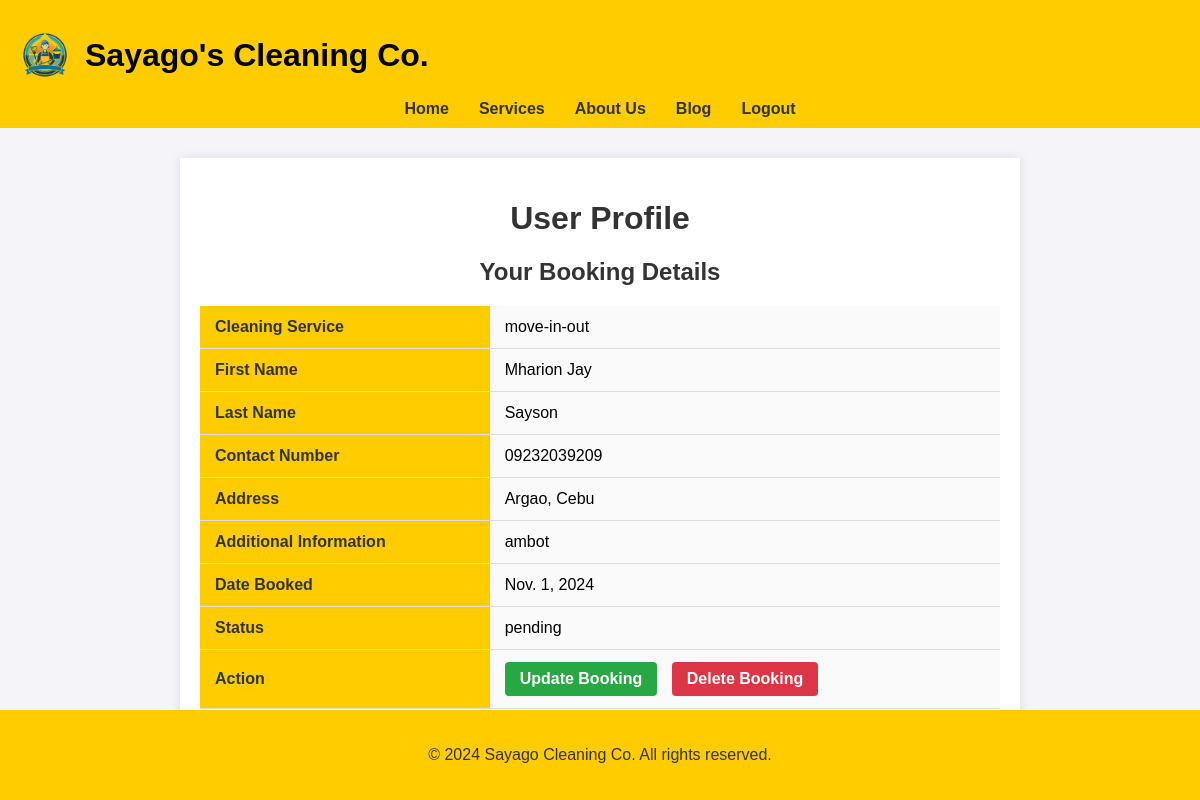
/profile/ (signed in), run on an earlier commit of the app's database.
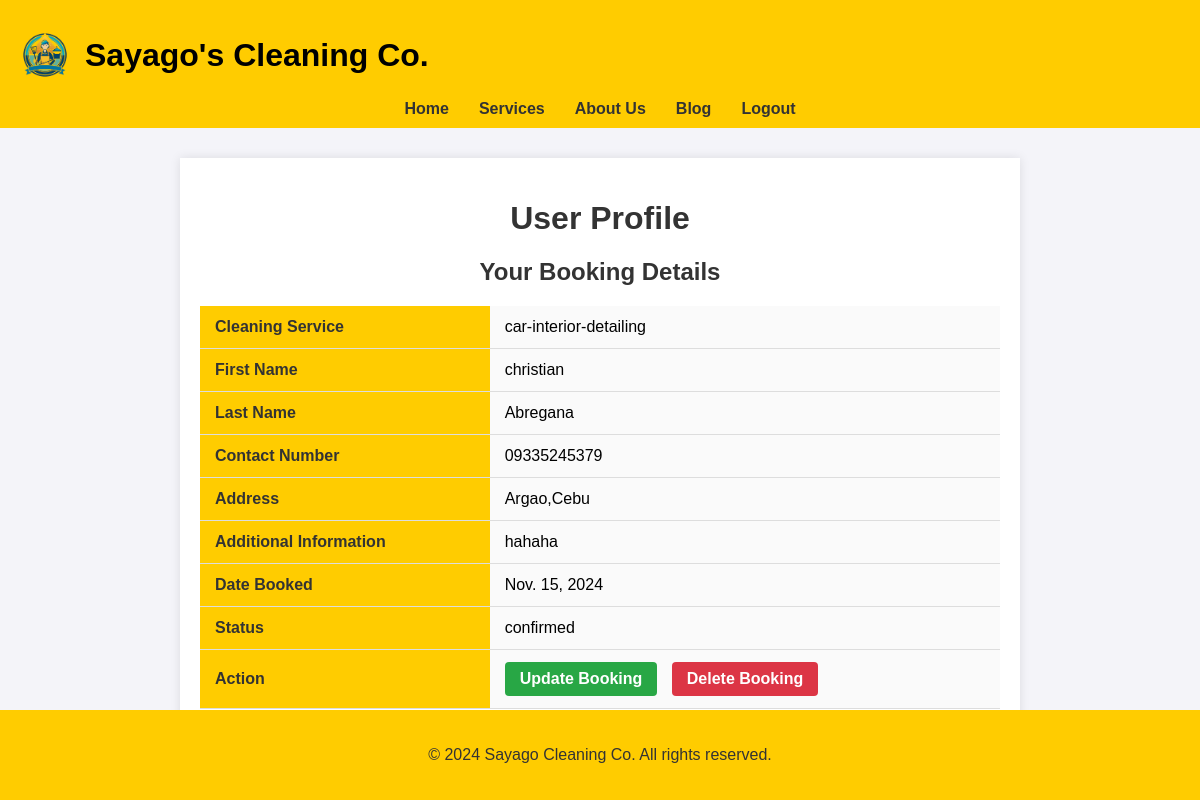
And on a later commit of the database.
### cleaning/models.py (models this page shows, shortened)
class Booking(models.Model):
    booking_id = models.AutoField(primary_key=True, editable=False)
    CLEANING_CHOICES = [
    ('residential', 'Residential Cleaning'),
    ('commercial', 'Commercial Cleaning'),
    ('deep-cleaning', 'Deep Cleaning'),
    ('move-in-out', 'Move-in/Move-out Cleaning'),
    ('carpet-cleaning', 'Carpet Cleaning'),
    ('upholstery-cleaning', 'Upholstery Cleaning'),
    ('window-cleaning', 'Window Cleaning'),
    ('eco-friendly', 'Eco-friendly Green Cleaning'),
    ('anti-bacterial-mist', 'Anti-Bacterial Mist Treatment'),
    ('car-interior-detailing', 'Car Interior Detailing'),
    ('deep-dry-cleaning', 'Deep Dry Cleaning'),
    ('deep-home-cleaning', 'Deep Home Cleaning'),
    ('deep-upholstery-shampooing', 'Deep Upholstery Shampooing'),
    ('steam-sterilization', 'Superior Steam Sterilization'),
]
    PENDING = 'pending'
    CONFIRMED = 'confirmed'
    DENIED = 'denied'
    COMPLETED = 'completed'
    STATUS_CHOICES = [
        (CONFIRMED, 'Confirmed'),
        (PENDING, 'Pending'),
        (DENIED, 'Denied'),
        (COMPLETED, 'Completed'),
    ]
    user = models.ForeignKey(User, on_delete=models.CASCADE)
    cleaning_service = models.CharField(max_length=100, choices=CLEANING_CHOICES)
    first_name = models.CharField(max_length=100)
    last_name = models.CharField(max_length=100, default='Unknown')
    contact_number = models.CharField(max_length=15)
    address = models.TextField()
    additional_info = models.TextField(blank=True, null=True)
    status = models.CharField(max_length=20, choices=STATUS_CHOICES, default=PENDING)
    created_at = models.DateTimeField(auto_now_add=True)
    booking_date = models.DateField()

### cleaning/views.py (the view)
# urls.py: path('profile/', views.profile_view, name='user_profile'),
def profile_view(request):
    booking = Booking.objects.filter(user=request.user).last()  # Get the most recent booking
    return render(request, 'cleaning/user_profile.html', {'booking': booking})

### cleaning/templates/cleaning/user_profile.html (shortened to what this page needs)
<!DOCTYPE html>
<html lang="en">
<head>
    {% load static %}
    <link rel="stylesheet" href="{% static 'styles/user_profile.css' %}?101">
</head>
<body>
    <header>
        <nav>
            <div class="logo-title-container">
                <img src="{% static 'images/logo1.png' %}" class="logo" alt="logo">
                <h1 class="site-title">Sayago's Cleaning Co.</h1>
            </div>
            <ul class="centered-menu">
                <li><a href="{% url 'u_home' %}">Home</a></li>
                <li><a href="{% url 'user_services' %}">Services</a></li>
                <li><a href="{% url 'user_about' %}">About Us</a></li>
                <li><a href="{% url 'user_blog' %}">Blog</a></li>
                <li><a href="{% url 'home' %}">Logout</a></li>
            </ul>
        </nav>
    </header>
    <div class="content">
        <h1>User Profile</h1>
        <div class="profile-info">
            <h2>Your Booking Details</h2>
            {% if booking %}
                <table>
                    <tr>
                        <th>Cleaning Service</th>
                        <td>{{ booking.cleaning_service }}</td>
                    </tr>
                    <tr>
                        <th>First Name</th>
                        <td>{{ booking.first_name }}</td>
                    </tr>
                    <tr>
                        <th>Last Name</th>
                        <td>{{ booking.last_name }}</td>
                    </tr>
                    <tr>
                        <th>Contact Number</th>
                        <td>{{ booking.contact_number }}</td>
                    </tr>
                    <tr>
                        <th>Address</th>
                        <td>{{ booking.address }}</td>
                    </tr>
                    <tr>
                        <th>Additional Information</th>
                        <td>{{ booking.additional_info }}</td>
                    </tr>
                    <tr>
                        <th>Date Booked</th>
                        <td>{{ booking.booking_date }}</td>
                    </tr>
                    <tr>
                        <th>Status</th>
                        <td>{{ booking.status }}</td>
                    </tr>
                    <tr>
                        <th>Action</th>
                        <td>
                            <a href="{% url 'update_booking' booking.pk %}" class="action-btn update-btn">Update Booking</a>
                            <a href="{% url 'delete_booking' booking.pk %}" class="action-btn delete-btn" onclick="return confirm('Are you sure you want to delete this booking?');">Delete Booking</a>
                        </td>
                    </tr>
                </table>
            {% else %}
                <p>No booking found. Please make a booking.</p>
            {% endif %}
        </div>
    </div>
    <footer>
        <p>&copy; 2024 Sayago Cleaning Co. All rights reserved.</p>
    </footer>
</body>
</html>

What changed in the data, as far as the page shows it:
no longer on this page (row edited): Booking: cleaning_service "move-in-out", first_name "Mharion Jay", last_name "Sayson", contact_number "09232039209", address "Argao, Cebu", additional_info "ambot", booking_date "Nov. 1, 2024", status "pending"
added Booking: cleaning_service "car-interior-detailing", first_name "christian", last_name "Abregana", contact_number "09335245379", address "Argao,Cebu", additional_info "hahaha", booking_date "Nov. 15, 2024", status "confirmed"
